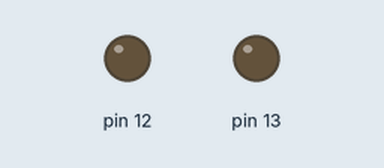
Bench run of a sketch on a simulated Arduino Uno, built with avr-gcc and run on an emulated ATmega328P. Parts: output pins drawn as LEDs (lit = HIGH). Dashed ring = blinking.

Above: at 1.2 s.
At 5.3 s:
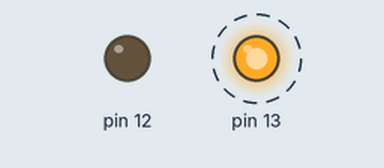
Timing chart, 0 to 5.8 s (numbered marks = the images above):
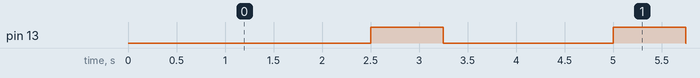

The sketch:

PrintTest.ino
```cpp
//Declaring Variables

unsigned long counter = 0;

//Setup routine
void setup(){

  // initialize digital pin 13 as an output.
  //pinMode(13, OUTPUT);
  DDRB |= B00110000;
  Serial.begin(9600);

}

//Main program loop
void loop(){
  delay(250);
  counter++;
  print_signals();
}


void print_signals(){
  //Serial.print("Counter:");
  //Serial.println(counter);

  if (counter % 10 == 0) {
    //digitalWrite(13, HIGH);
    PORTB |= B00100000;
  }

  if (counter % 10 == 3) {
    //digitalWrite(13, LOW);
    PORTB &= B11011111;
  }

}
```

Measured:
- by itself, pin 13: alternates HIGH for 0.75 s and LOW for 1.8 s
